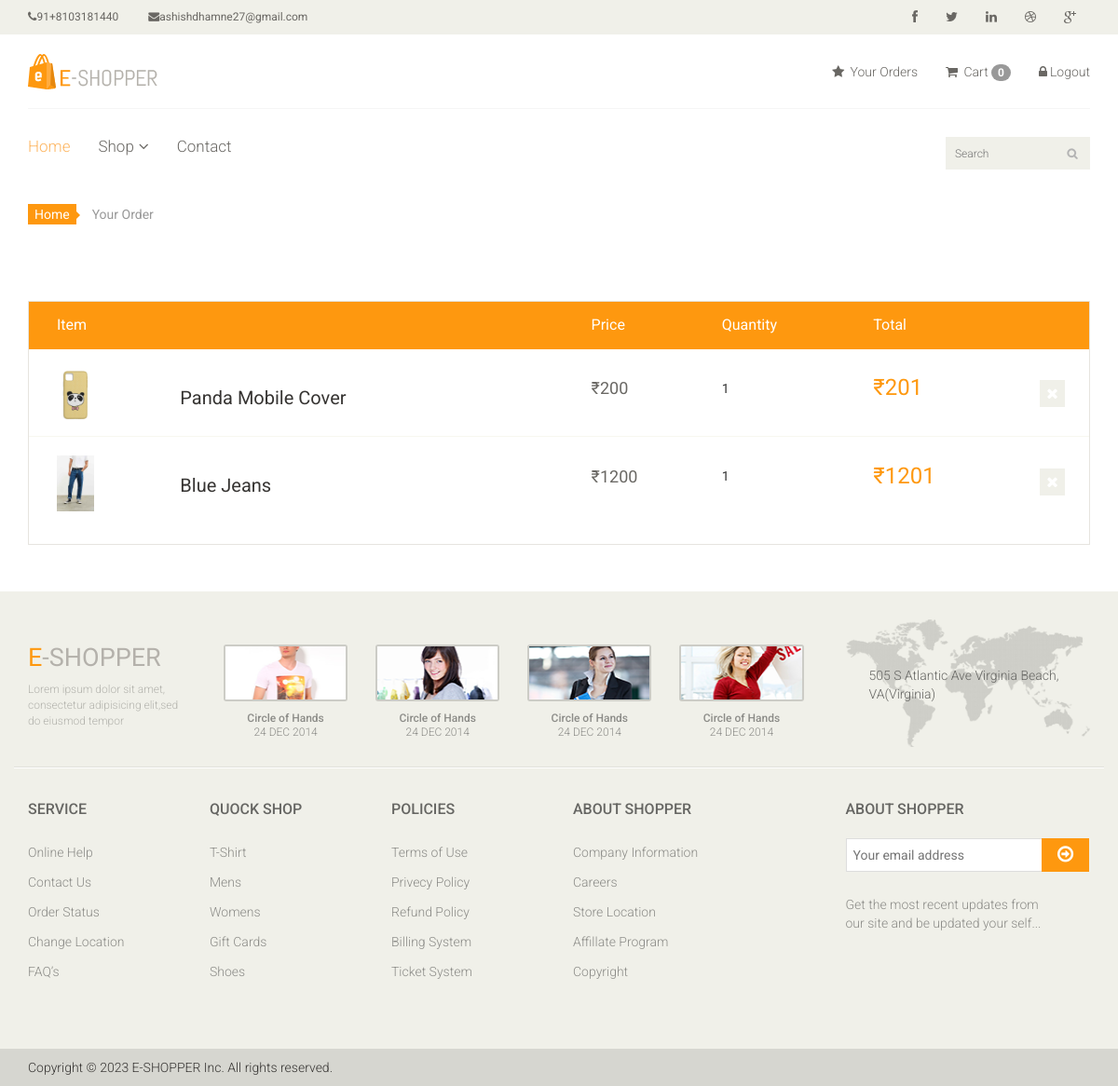
Screenshot of /order/ (signed in) with the database file from the repository.
### app/models.py (models this page shows, shortened)
class Order(models.Model):
    image = models.ImageField(upload_to='ecommerce/order/image')
    product = models.CharField(max_length=1000, default="")
    user = models.ForeignKey(User, on_delete=models.CASCADE)
    price = models.IntegerField()
    quantity = models.CharField(max_length=5)
    total = models.CharField(max_length=10000, default="")
    address = models.TextField()
    phone = models.CharField(max_length=10)
    pincode = models.CharField(max_length=10)
    date = models.DateField(default=datetime.datetime.today)

### E_shop/views.py (the view)
# urls.py: path('order/', views.Your_Order, name='Order'),
def Your_Order(request):
    try:
        Uid = request.session.get('_auth_user_id')
        user = User.objects.get(pk =Uid)
        order = Order.objects.filter(user = user)
    except:
        return HttpResponse('You must be logged in')
    context = {
        'order': order,
    }
    return render(request, 'order.html', context)

### templates/order.html
{% extends "master.html" %}
{% block body %}
<section id="cart_items">
    <div class="container">
        <div class="breadcrumbs">
            <ol class="breadcrumb">
              <li><a href="#">Home</a></li>
              <li class="active">Your Order</li>
            </ol>
        </div>
        <div class="table-responsive cart_info">
            <table class="table table-condensed">
                <thead>
                    <tr class="cart_menu">
                        <td class="image">Item</td>
                        <td class="description"></td>
                        <td class="price">Price</td>
                        <td class="quantity">Quantity</td>
                        <td class="total">Total</td>
                        <td></td>
                    </tr>
                </thead>
                <tbody>
                    {% for i in order %}
                    <tr>
                        <td class="cart_product">
                            <a href=""><img  style="width:40px;" src="{{i.image}}" alt=""></a>
                        </td>
                        <td class="cart_description">
                            <h4><a href="">{{i.product}}</a></h4>
                        </td>
                        <td class="cart_price">
                            <p>&#8377;{{i.price}}</p>
                        </td>
                        <td class="cart_quantity">
                            <div class="cart_quantity_button">
                               <p>{{i.quantity}}</p>
                            </div>
                        </td>
                        <td class="cart_total">
                            <p class="cart_total_price">&#8377;{{i.total}}</p>
                        </td>
                        <td class="cart_delete">
                            <a class="cart_quantity_delete" href=""><i class="fa fa-times"></i></a>
                        </td>
                    </tr>
                    {% endfor %}
                </tbody>
            </table>
        </div>
    </div>
</section>
{% endblock body %}

### templates/master.html (shortened to what this page needs)
<!DOCTYPE html>
<html lang="en">
<head>
    {%load static%}
    <link href="/static/css/bootstrap.min.css" rel="stylesheet">
    <link href="/static/css/font-awesome.min.css" rel="stylesheet">
    <link href="/static/css/prettyPhoto.css" rel="stylesheet">
    <link href="/static/css/price-range.css" rel="stylesheet">
    <link href="/static/css/animate.css" rel="stylesheet">
	<link href="/static/css/main.css" rel="stylesheet">
	<link href="/static/css/responsive.css" rel="stylesheet">
</head>
<body>
    <header id="header">
		<div class="header_top">
			<div class="container">
				<div class="row">
					<div class="col-sm-6">
						<div class="contactinfo">
							<ul class="nav nav-pills">
								<li><a href="#"><i class="fa fa-phone"></i>91+8103181440</a></li>
								<li><a href="#"><i class="fa fa-envelope"></i>ashishdhamne27@gmail.com</a></li>
							</ul>
						</div>
					</div>
					<div class="col-sm-6">
						<div class="social-icons pull-right">
							<ul class="nav navbar-nav">
								<li><a href="#"><i class="fa fa-facebook"></i></a></li>
								<li><a href="#"><i class="fa fa-twitter"></i></a></li>
								<li><a href="#"><i class="fa fa-linkedin"></i></a></li>
								<li><a href="#"><i class="fa fa-dribbble"></i></a></li>
								<li><a href="#"><i class="fa fa-google-plus"></i></a></li>
							</ul>
						</div>
					</div>
				</div>
			</div>
		</div>
		<div class="header-middle">
			<div class="container">
				<div class="row">
					<div class="col-sm-4">
						<div class="logo pull-left">
							<a href="{% url 'index' %}"><img src="/static/images/home/logo.png" alt="" /></a>
						</div>
					</div>
					<div class="col-sm-8">
						<div class="shop-menu pull-right">
							<ul class="nav navbar-nav">
								<li><a href="/order/"><i class="fa fa-star"></i> Your Orders</a></li>
								<li><a href="/cart/cart-detail/"><i class="fa fa-shopping-cart"></i> Cart <span class="badge badge-secondary">{{request.session.cart|length}}</span></a></li>
								{% if user.is_authenticated%}
								<li><a href="{%url 'logout'%}"><i class="fa fa-lock"></i>Logout</a></li>
								{% else %}
								<li><a href="{%url 'login'%}"><i class="fa fa-lock"></i>Login</a></li>
								{% endif %}
							</ul>
						</div>
					</div>
				</div>
			</div>
		</div>
		<div class="header-bottom">
			<div class="container">
				<div class="row">
					<div class="col-sm-9">
						<div class="mainmenu pull-left">
							<ul class="nav navbar-nav collapse navbar-collapse">
								<li><a href="{% url 'index' %}" class="active">Home</a></li>
								<li class="dropdown"><a href="#">Shop<i class="fa fa-angle-down"></i></a>
                                </li>
								<li><a href="/contact_us/">Contact</a></li>
							</ul>
						</div>
					</div>
					<div class="col-sm-3">
						<form method="get" action="/search/">
						<div class="search_box pull-right">
							<input name='query' type="text" placeholder="Search"/>
						</div>
					</form>
					</div>
				</div>
			</div>
		</div>
	</header>
    {%block body%}
    {%endblock body%}
    <footer id="footer">
		<div class="footer-top">
			<div class="container">
				<div class="row">
					<div class="col-sm-2">
						<div class="companyinfo">
							<h2><span>e</span>-shopper</h2>
							<p>Lorem ipsum dolor sit amet, consectetur adipisicing elit,sed do eiusmod tempor</p>
						</div>
					</div>
					<div class="col-sm-7">
						<div class="col-sm-3">
							<div class="video-gallery text-center">
								<a href="#">
									<div class="iframe-img">
										<img src="/static/images/home/iframe1.png" alt="" />
									</div>
								</a>
								<p>Circle of Hands</p>
								<h2>24 DEC 2014</h2>
							</div>
						</div>
						<div class="col-sm-3">
							<div class="video-gallery text-center">
								<a href="#">
									<div class="iframe-img">
										<img src="/static/images/home/iframe2.png" alt="" />
									</div>
								</a>
								<p>Circle of Hands</p>
								<h2>24 DEC 2014</h2>
							</div>
						</div>
						<div class="col-sm-3">
							<div class="video-gallery text-center">
								<a href="#">
									<div class="iframe-img">
										<img src="/static/images/home/iframe3.png" alt="" />
									</div>
								</a>
								<p>Circle of Hands</p>
								<h2>24 DEC 2014</h2>
							</div>
						</div>
						<div class="col-sm-3">
							<div class="video-gallery text-center">
								<a href="#">
									<div class="iframe-img">
										<img src="/static/images/home/iframe4.png" alt="" />
									</div>
								</a>
								<p>Circle of Hands</p>
								<h2>24 DEC 2014</h2>
							</div>
						</div>
					</div>
					<div class="col-sm-3">
						<div class="address">
							<img src="/static/images/home/map.png" alt="" />
							<p>505 S Atlantic Ave Virginia Beach, VA(Virginia)</p>
						</div>
					</div>
				</div>
			</div>
		</div>
		<div class="footer-widget">
			<div class="container">
				<div class="row">
					<div class="col-sm-2">
						<div class="single-widget">
							<h2>Service</h2>
							<ul class="nav nav-pills nav-stacked">
								<li><a href="#">Online Help</a></li>
								<li><a href="#">Contact Us</a></li>
								<li><a href="#">Order Status</a></li>
								<li><a href="#">Change Location</a></li>
								<li><a href="#">FAQ’s</a></li>
							</ul>
						</div>
					</div>
					<div class="col-sm-2">
						<div class="single-widget">
							<h2>Quock Shop</h2>
							<ul class="nav nav-pills nav-stacked">
								<li><a href="#">T-Shirt</a></li>
								<li><a href="#">Mens</a></li>
								<li><a href="#">Womens</a></li>
								<li><a href="#">Gift Cards</a></li>
								<li><a href="#">Shoes</a></li>
							</ul>
						</div>
					</div>
					<div class="col-sm-2">
						<div class="single-widget">
							<h2>Policies</h2>
							<ul class="nav nav-pills nav-stacked">
								<li><a href="#">Terms of Use</a></li>
								<li><a href="#">Privecy Policy</a></li>
								<li><a href="#">Refund Policy</a></li>
								<li><a href="#">Billing System</a></li>
								<li><a href="#">Ticket System</a></li>
							</ul>
						</div>
					</div>
					<div class="col-sm-2">
						<div class="single-widget">
							<h2>About Shopper</h2>
							<ul class="nav nav-pills nav-stacked">
								<li><a href="#">Company Information</a></li>
								<li><a href="#">Careers</a></li>
								<li><a href="#">Store Location</a></li>
								<li><a href="#">Affillate Program</a></li>
								<li><a href="#">Copyright</a></li>
							</ul>
						</div>
					</div>
					<div class="col-sm-3 col-sm-offset-1">
						<div class="single-widget">
							<h2>About Shopper</h2>
							<form action="#" class="searchform">
								<input type="text" placeholder="Your email address" />
								<button type="submit" class="btn btn-default"><i class="fa fa-arrow-circle-o-right"></i></button>
								<p>Get the most recent updates from <br />our site and be updated your self...</p>
							</form>
						</div>
					</div>
				</div>
			</div>
		</div>
		<div class="footer-bottom">
			<div class="container">
				<div class="row">
					<p class="pull-left">Copyright © 2023 E-SHOPPER Inc. All rights reserved.</p>
				</div>
			</div>
		</div>
	</footer>
</body>
</html>

### rows the page displays
Order: image (picture), product "Panda Mobile Cover", price "200", quantity "1", total "201"
Order: image (picture), product "Blue Jeans", price "1200", quantity "1", total "1201"

### other values shown
{{ request.session.cart|length }} "0"
